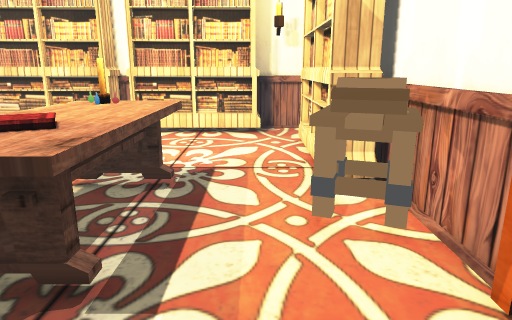
view 1 (above)

13 first-person views from a walk through a Unity game level. The camera is 1.2 m above the floor, tilts 14° down and sees 70° across. The floor is counted in squares, 0.5 m on a side. Each view is taken from the middle of a square. On the plan, view 1 faces up. The plan holds only what a view shows up to about 20 squares ahead; the rest is blank. Some surface patterns are stand-ins.

view 2
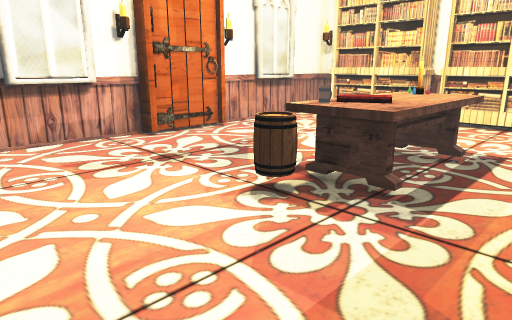

view 3
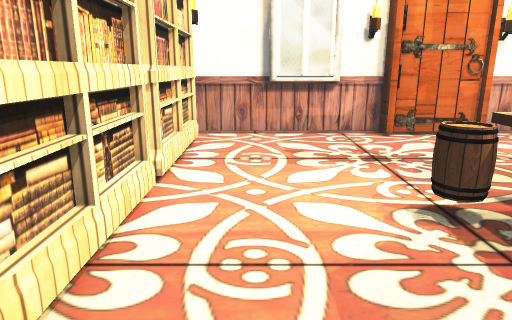

view 4
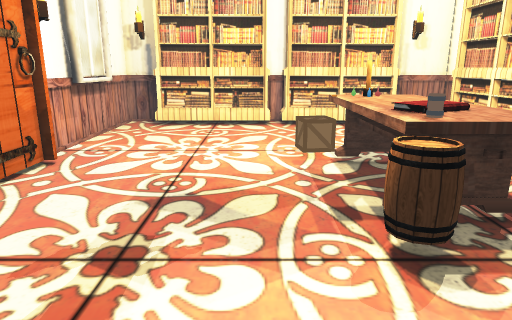

view 5
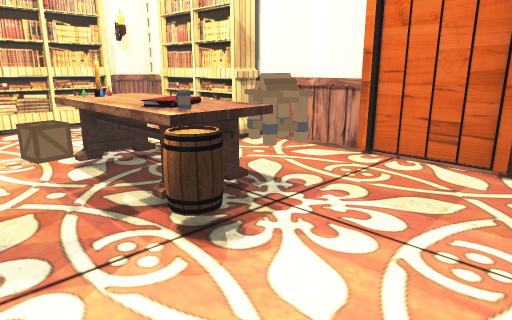

view 6
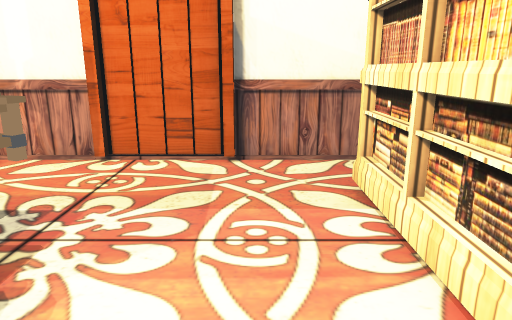

view 7
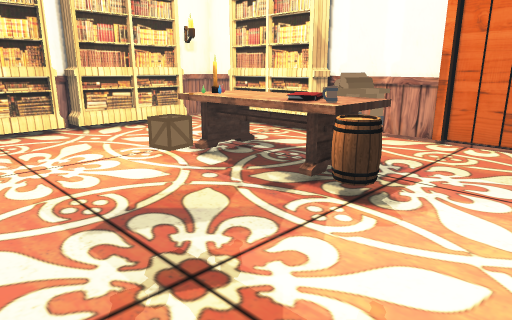

view 8
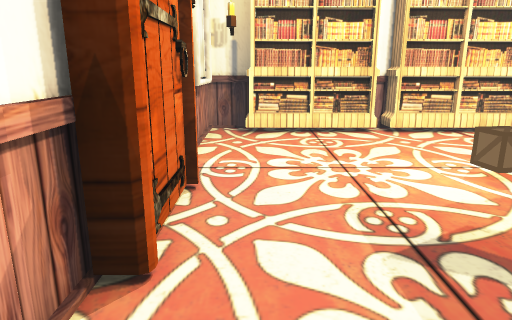

view 9
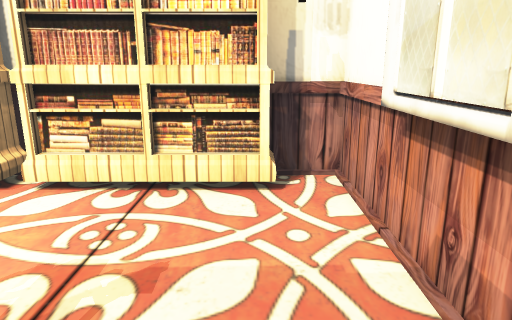

view 10
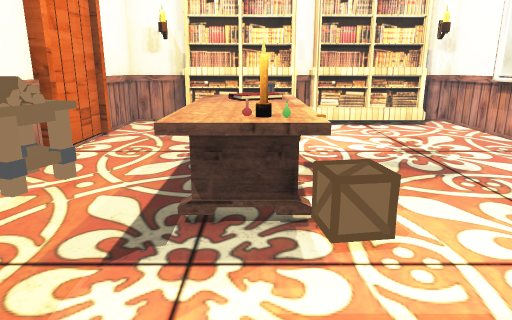

view 11
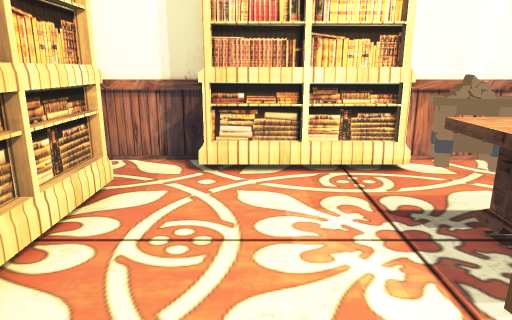

view 12
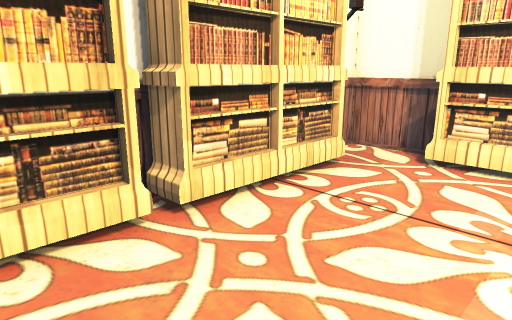

view 13
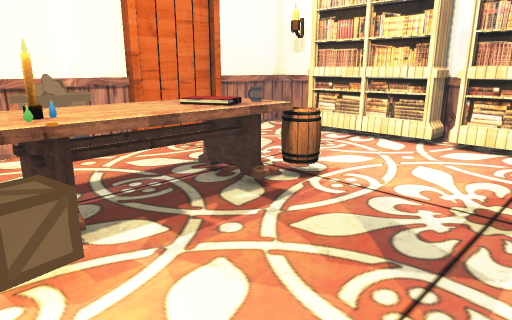

### Floor plan
Points are (right, up) in squares from view 1. A wall is a line through its corners. A room is listed if a view was taken in it or the views show most of it. See-through windows are left out.
Room 1 (views 1, 2, 3, 4, 5, 6, 7, 8, 9, 10, 11, 12, 13)
walls: (2.2, 3.2) (2.8, 3.2) (2.8, 8.5); (-11.2, 3.7) (-11.9, 3.7); (-11.4, 7.2) (-11.4, 4); (-12, 4) (-12, -4.3) (-10.1, -4.3); (-11.6, 1.9) (-11.6, -0.4); (2.6, -0.1) (2.6, 3) (2.2, 3); (-5.5, -4.3) (-4.5, -4.3); (2.8, 12.2) (2.8, 15.3) (-0.1, 15.2); (0.1, -4.3) (2.8, -4.3) (2.8, -0.4) (2.2, -0.4); (-4.5, 15.2) (-5.7, 15.2); (-11.6, 12.1) (-11.6, 10.1); (-10.2, 15.1) (-12, 15.1) (-12, 8.4)
low walls: (-11.4, 2) (-11.4, -0.5); (-11.4, 12.2) (-11.4, 9.8)
objects: bookshelf (-10, -4) to (-6, -3); bookshelf (-10, 14) to (-6, 14); bookshelf (-5, -4) to (0, -3); bookshelf (-5, 14) to (0, 14); barrel (-4, 2) to (-4, 3); books (-4, 4) to (-2, 5); other object (-4, 5) to (-2, 8); cup (-3, 3); other object (-3, 8); other object (-2, 3); other object (1, 5); other object (1, 5) to (2, 6); other object (1, 7); bookshelf (1, 7) to (2, 12)

Where each view was taken, in squares from view 1:
view 1: 0 up, 0 right, facing up
view 2: 3 down, 1 right, facing up-left
view 3: 1 down, 2 right, facing left
view 4: 2 down, 6 left, facing up
view 5: 2 down, 7 left, facing up-right
view 6: 1 down, 7 left, facing right
view 7: 1 down, 10 left, facing up-right
view 8: 0 up, 10 left, facing up
view 9: 4 up, 10 left, facing down
view 10: 13 up, 3 left, facing down
view 11: 11 up, 7 left, facing right
view 12: 9 up, 8 left, facing up-right
view 13: 9 up, 9 left, facing down-right
